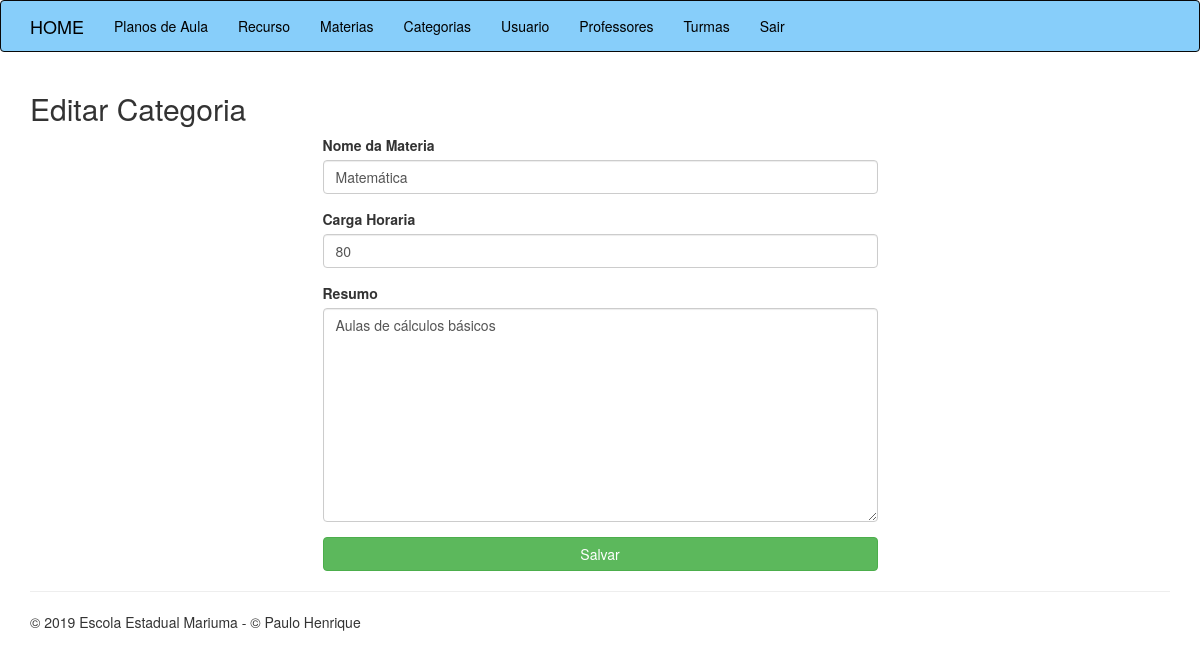
Screenshot of /materias-editar.php?CODIGO=3 with the database file from the repository.
### tables this page shows
CREATE TABLE `tb_materias` (
  `id` int(11) NOT NULL,
  `materia` varchar(50) NOT NULL,
  `carga_horaria` varchar(10) NOT NULL,
  `ementa` text NOT NULL
);

### classes/Materia.php (called while the page is built, shortened)
<?php
class Materia{
    public function listar1Materia($id){
        $conexao = new PDO("mysql:host=127.0.0.1;dbname=escola","root","");
        $query = "SELECT id, materia, carga_horaria, ementa FROM tb_materias WHERE id = " . $id;
        $resultado = $conexao->query($query);
        $lista = $resultado->fetchAll();
        foreach($lista as $linha){
            return $linha;
        }
    }
}
?>

### materias-editar.php (the view, shortened to what this page needs)
<?php
    require_once 'cabecalho.php';
    require_once 'classes/Materia.php';
    $id_editar = $_GET['CODIGO'];
    $materia = new Materia();
    $linha = $materia->listar1Materia($id_editar);
?>
<div class="row">
    <div class="col-md-12">
        <h2>Editar Categoria</h2>
    </div>
</div>
<form action="materias-editar-post.php" method="post">
    <div class="row">
        <div class="col-md-6 col-md-offset-3">
            <div class="form-group">
                <label for="materia">Nome da Materia</label>
                <input type="text" name="nomeMateria" value="<?php echo $linha['materia'];?>" class="form-control" placeholder="Nome da Matéria" required>
            </div>
            <div class="form-group">
                <label for="cargaHorario"> Carga Horaria</label>
                <input type="number" name="cargaHorario" value="<?php echo $linha['carga_horaria'];?>" min="0" class="form-control" placeholder="CargaHoraria" required>
            </div>
            <div class="form-group">
                <label for="ementa">Resumo</label>
                <textarea cols="30" rows="10" class="form-control" name="ementa"><?php echo $linha['ementa'];?></textarea>
            </div>
            <input type="submit" class="btn btn-success btn-block" value="Salvar">
        </div>
    </div>
</form>
<?php require_once 'rodape.php' ?>

### rows the page displays
tb_materias: nomeMateria "Matemática", cargaHorario "80", ementa "Aulas de cálculos básicos"
